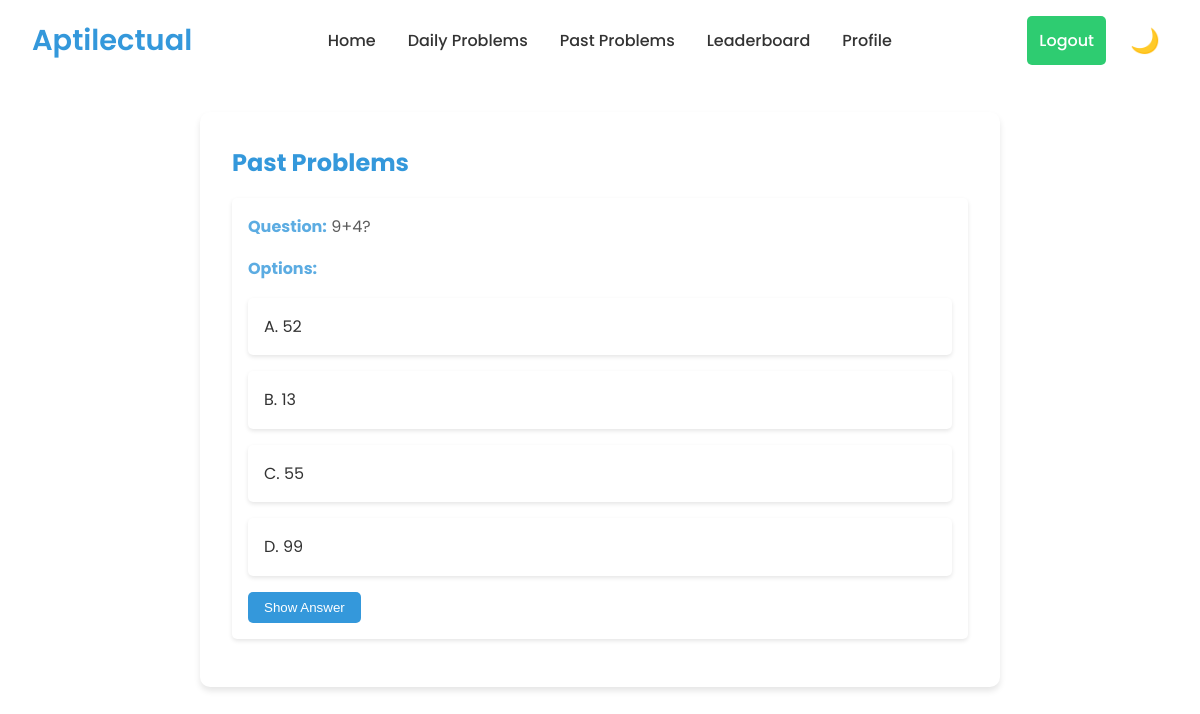
/past_problems/ (signed in), run on the app's committed database.
### aptitude/models.py (models this page shows, shortened)
class Problem(models.Model):
    id = models.AutoField(primary_key=True)  # Explicitly define the id field
    question = models.TextField(null=True, blank=True)
    option1 = models.CharField(max_length=255, null=True, blank=True)
    option2 = models.CharField(max_length=255, null=True, blank=True)
    option3 = models.CharField(max_length=255, null=True, blank=True)
    option4 = models.CharField(max_length=255, null=True, blank=True)
    correct_option = models.PositiveSmallIntegerField(
        validators=[MinValueValidator(1), MaxValueValidator(4)],
        null=True,
        blank=True
    )
    is_active = models.BooleanField(default=True, null=True, blank=True)
    done = models.BooleanField(default=False, null=True, blank=True)
    answerurl = models.URLField(null=True, blank=True)
    companyname = models.CharField(max_length=255, null=True, blank=True)
    test_id = models.IntegerField(null=True, blank=True)
    questionimage = models.URLField(null=True, blank=True)

### aptitude/views.py (the view)
# urls.py: path('past_problems/', views.past_problems, name='past_problems'),
@login_required
def past_problems(request):
    past_problems = Problem.objects.filter(done=True)
    return render(request, 'past_problems.html', {'past_problems': past_problems})

### aptitude/templates/past_problems.html (shortened to what this page needs)
<!DOCTYPE html>
<html lang="en">
<head>
</head>
<body>
    <header>
        <nav>
            <div class="logo">Aptilectual</div>
            <div class="nav-container">
                <ul class="nav-links">
                    <li><a href="{% url 'home' %}">Home</a></li>
                    <li><a href="{% url 'dailyprobblems' %}">Daily Problems</a></li>
                    <li><a href="{% url 'past_problems' %}">Past Problems</a></li>
                    <li><a href="{% url 'daily_leaderboard' %}">Leaderboard</a></li>
                    <li><a href="{% url 'profile' %}">Profile</a></li>
                </ul>
            </div>
            <div class="desktop-controls">
                <div class="auth-buttons">
                    {% if user.is_authenticated %}
                        <form method="POST" action="{% url 'logout' %}" style="display:inline;">
                            <button type="submit" class="btn btn-secondary">Logout</button>
                        </form>
                    {% else %}
                        <a href="{% url 'login' %}" id="loginBtn" class="btn btn-primary">Login</a>
                        <a href="{% url 'signup' %}" id="registerBtn" class="btn btn-secondary">Register</a>
                    {% endif %}
                </div>
                <button id="themeToggle" class="theme-toggle"></button>
            </div>
        </nav>
    </header>
    <main>
        <section class="past-problems-container">
            <h2>Past Problems</h2>
            {% if past_problems %}
                <ul>
                    {% for problem in past_problems %}
                        <li>
                            <p><strong>Question:</strong> {{ problem.question }}</p>
                            <p><strong>Options:</strong></p>
                            <ul>
                                <li>A. {{ problem.option1 }}</li>
                                <li>B. {{ problem.option2 }}</li>
                                <li>C. {{ problem.option3 }}</li>
                                <li>D. {{ problem.option4 }}</li>
                            </ul>
                            <button onclick="showAnswer(this)">Show Answer</button>
                        </li>
                    {% endfor %}
                </ul>
            {% else %}
                <p>No past problems available.</p>
            {% endif %}
        </section>
    </main>
</body>
</html>

### aptitude/templates/past_problems.html (style rules this page uses)
:root { --bg-color: #f4f7f9; --text-color: #333333; --primary-color: #3498db; --secondary-color: #2ecc71; --accent-color: #e74c3c; --card-bg: #ffffff; --border-color: #e0e0e0; --nav-bg: #ffffff; --mobile-menu-bg: #ffffff; }
body.light-theme { --bg-color: #ffffff; --text-color: #333333; --card-bg: #ffffff; --border-color: #e0e0e0; --nav-bg: #ffffff; --mobile-menu-bg: #ffffff; }
* { margin: 0; padding: 0; box-sizing: border-box; }
body { font-family: 'Poppins', sans-serif; background-color: var(--bg-color); color: var(--text-color); line-height: 1.6; transition: background-color 0.3s, color 0.3s; }
header { background-color: var(--nav-bg); padding: 1rem 2rem; position: fixed; width: 100%; top: 0; z-index: 1000; transition: background-color 0.3s; }
nav { max-width: 1400px; margin: 0 auto; display: flex; justify-content: space-between; align-items: center; }
.logo { font-size: 1.8rem; font-weight: 600; color: var(--primary-color); text-decoration: none; }
.nav-container { display: flex; align-items: center; justify-content: center; flex-grow: 1; margin: 0 2rem; }
.nav-links { display: flex; list-style-type: none; gap: 2rem; margin: 0; padding: 0; }
.nav-links li a { color: var(--text-color); text-decoration: none; font-weight: 500; font-size: 1rem; transition: color 0.3s; }
.desktop-controls { display: flex; align-items: center; gap: 1rem; }
.auth-buttons { display: flex; gap: 1rem; }
.btn { font-family: 'Poppins', sans-serif; font-weight: 500; padding: 0.75rem; border: none; border-radius: 5px; cursor: pointer; transition: transform 0.2s, background-color 0.3s; font-size: 1rem; width: 100%; text-align: center; }
.btn-secondary { background-color: var(--secondary-color); color: #ffffff; }
.theme-toggle { background: none; border: none; font-size: 1.5rem; cursor: pointer; transition: transform 0.3s; padding: 0.5rem; display: flex; align-items: center; justify-content: center; color: var(--text-color); }
main { padding-top: 5rem; }
.past-problems-container { background-color: var(--card-bg); padding: 2rem; border-radius: 10px; box-shadow: 0 4px 6px rgba(0, 0, 0, 0.1); margin: 2rem auto; max-width: 800px; text-align: left; }
.past-problems-container h2 { color: var(--primary-color); margin-bottom: 1rem; }
.past-problems-container p { color: var(--text-color); opacity: 0.8; margin-bottom: 1rem; }
.past-problems-container ul { list-style-type: none; padding: 0; }
.past-problems-container li { background-color: var(--card-bg); margin: 1rem 0; padding: 1rem; border-radius: 5px; box-shadow: 0 2px 4px rgba(0, 0, 0, 0.1); }
.past-problems-container li strong { color: var(--primary-color); }
.past-problems-container li button { background-color: var(--primary-color); color: #ffffff; border: none; padding: 0.5rem 1rem; border-radius: 5px; cursor: pointer; transition: background-color 0.3s; }

### data on the page
Problem: question "9+4?", option1 "52", option2 "13", option3 "55", option4 "99"
